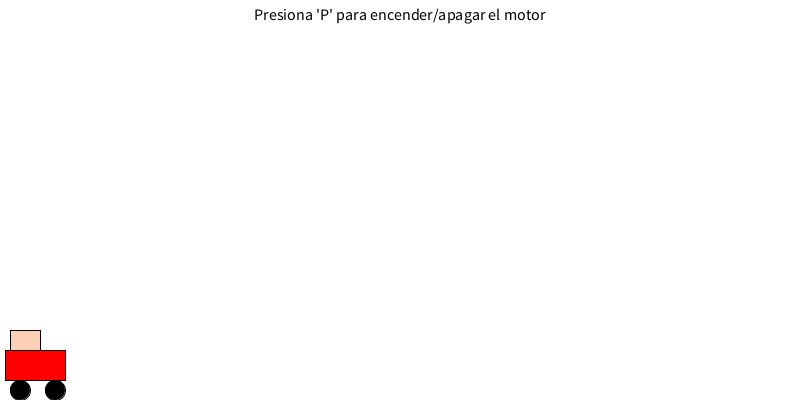
Frame 1 (no input)
Frame 60 (the mouse pressed at the canvas centre just before this capture): identical to frame 1, image omitted
Frame 120 (the mouse held since frame 60 and released just before this capture): identical to frame 1, image omitted

The Processing sketch that drew this single still picture (run headless with seeded random() and noise(); from frame 60 on, the mouse is pressed at the canvas centre):

// Processing sketch: Coche
// ── Coche.pde
float xCar; // Posición en x del coche
float v;    // Velocidad del coche
float energiaCinetica;   // Energía cinética del coche
float k = 0.1; // Coeficiente de rozamiento
float masa = 1;   // Masa del coche
float dt = 0.1; // Intervalo de tiempo
boolean motorEncendido = false; // Variable para controlar si el motor está encendido o no

void setup() {
  size(800, 400);
  xCar = 0; // Iniciar el coche en la posición inicial
  v = 0;    // Iniciar la velocidad en cero
  energiaCinetica = 0;   // Iniciar la energía cinética en cero
}

void draw() {
  background(255);
  updateVelocity();
  drawCar();
  drawInstructions();
}

void drawInstructions() {
  fill(0);
  textAlign(CENTER);
  textSize(16);
  String instructionText = "Presiona 'P' para encender/apagar el motor";
  text(instructionText, width/2, 20);
}

void keyPressed() {
  if (key == 'p' || key == 'P') {
    motorEncendido = !motorEncendido; // Cambiar el estado del motor al presionar la tecla 'p' o 'P'
  }
}

void updateVelocity() {
  // Calcular potencia del motor
  float potencia = motorEncendido ? 1000 : 0; // Si motorEncendido es true, aplicar potencia
  
  // Calcular pérdida de energía por rozamiento
  float resistencia = -k * v * v;
  potencia += resistencia * v;
  
  // Calcular cambio de energía cinética
  float cambioEnergiaCinetica = potencia * dt;
  
  // Actualizar velocidad y energía cinética
  energiaCinetica += cambioEnergiaCinetica;
  
  v = sqrt((2 * energiaCinetica) / masa);
  
  // Actualizar la posición del coche
  xCar += v * dt;
  
  // Si el coche se sale de la pantalla por completo, vuelve a empezar desde la parte izquierda
  if (xCar > width  + 50) {
    xCar = -50; // Establecer la posición del coche en la parte izquierda de la pantalla
    energiaCinetica = 0;     // energiaCinetica = 0
    v = 0;      // v = 0
  }
}


void drawCar() {
  // Conductor
  fill(252, 208, 180);
  rect(xCar + 10, height - 70, 30, 40);
  
  // Cuerpo del coche
  fill(255, 0, 0);
  rect(xCar + 5, height - 50, 60, 30);
  
  // Ruedas
  fill(0);
  ellipse(xCar + 20, height - 10, 20, 20);
  ellipse(xCar + 55, height - 10, 20, 20);
}
